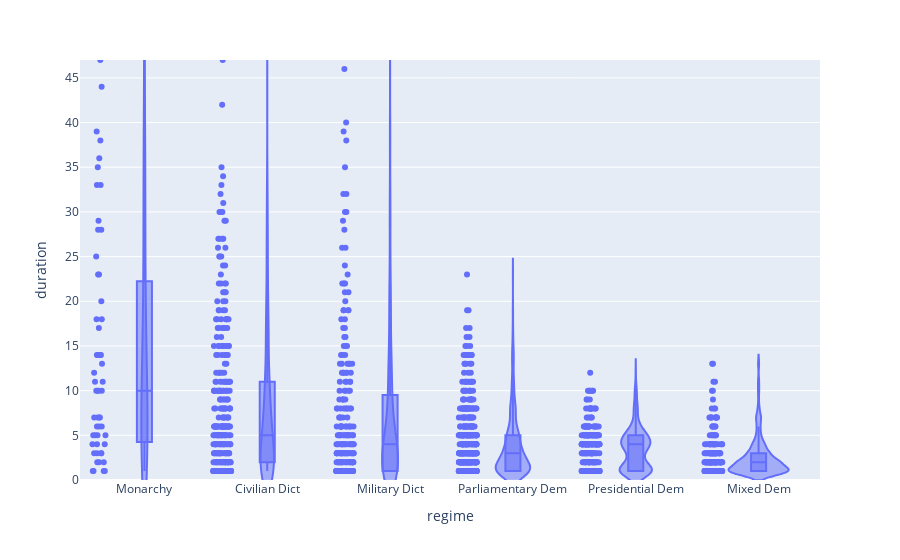

Notebook source saved alongside this figure:
### Code cell
# Redo the violin plot but dont let the kde give negative values
fig = px.violin(data, x="regime", y="duration", box=True, points="all")
fig.update_layout(yaxis=dict(range=[0, max(data["duration"])]))
fig.show()

### Figure 1 — Plotly figure (JSON) as saved in the notebook; plotly's stock layout.template omitted (floating-point values rounded to 4 significant figures; data arrays with more than 128 entries replaced by an {"elided": "..."} marker saying what was removed)
{"data": [{"alignmentgroup": "True", "box": {"visible": true}, "hovertemplate": "regime=%{x}<br>duration=%{y}<extra></extra>", "legendgroup": "", "marker": {"color": "#636efa"}, "name": "", "offsetgroup": "", "orientation": "v", "points": "all", "scalegroup": "True", "showlegend": false, "type": "violin", "x": {"elided": "1808 str values"}, "x0": " ", "xaxis": "x", "y": {"elided": "1808 int values"}, "y0": " ", "yaxis": "y"}], "layout": {"legend": {"tracegroupgap": 0}, "margin": {"t": 60}, "violinmode": "group", "xaxis": {"anchor": "y", "domain": [0, 1], "title": {"text": "regime"}}, "yaxis": {"anchor": "x", "domain": [0, 1], "range": [0, 47], "title": {"text": "duration"}}}}
